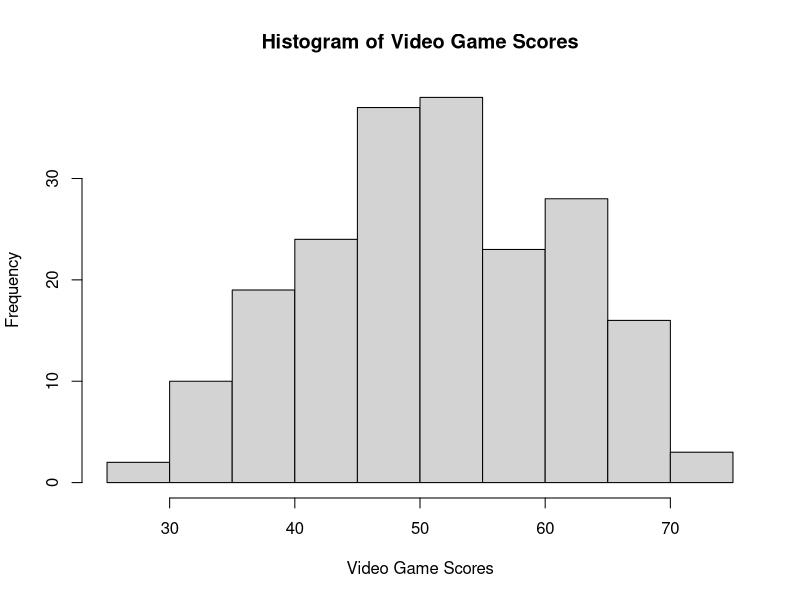
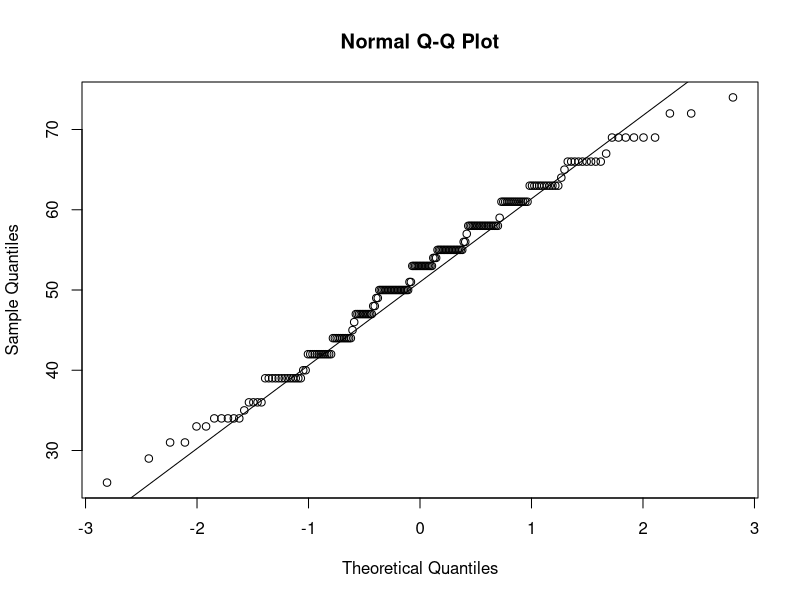

Here is the R script that generated these plots, in order:
## ---- chunk 1
# Load the data
data <- read.csv("Ice_cream.csv")

# Plot histogram
hist(data$video, main="Histogram of Video Game Scores", xlab="Video Game Scores")

# Plot Q-Q plot
qqnorm(data$video)
qqline(data$video)
## ---- chunk 2
# Calculate the mean and standard deviation of the sample
sample_mean <- mean(data$video)
sample_sd <- sd(data$video)

# Calculate the margin of error
margin_of_error <- qt(0.985, df = length(data$video) - 1) * (sample_sd / sqrt(length(data$video)))

# Construct the CI
lower_bound <- sample_mean - margin_of_error
upper_bound <- sample_mean + margin_of_error
## ---- chunk 3
# Calculate the required sample size
required_sample_size <- (qt(0.985, df = 199) * sample_sd / 3) ^ 2
## ---- chunk 4
# Bootstrap function
bootstrap_mean <- function(data, sample_size) {
  bootstrap_samples <- replicate(10000, mean(sample(data, sample_size, replace = TRUE)))
  ci_lower <- quantile(bootstrap_samples, 0.015)
  ci_upper <- quantile(bootstrap_samples, 0.985)
  return(c(ci_lower, ci_upper))
}

# Apply bootstrap function
bootstrap_ci <- bootstrap_mean(data$video, length(data$video))
## ---- chunk 5
# Perform t-test
t_test <- t.test(data$video, mu = 50, alternative = "greater")

# Print t-test results and explanation of CI
print(t_test)
## ---- chunk 6
# Perform sign test
sign_test <- binom.test(sum(data$video > 50), length(data$video), p = 0.5, alternative = "greater")

# Perform Wilcoxon signed-rank test
wilcox_test <- wilcox.test(data$video, mu = 50, alternative = "greater")

# Test for fraction of scores less than 42
binom_test <- binom.test(sum(data$video < 42), length(data$video), p = 0.25, alternative = "less")
## ---- chunk 7
# Bootstrap test function
bootstrap_test <- function(data, num_samples) {
  bootstrap_samples <- replicate(num_samples, min(sample(data, length(data), replace = TRUE)))
  p_value <- mean(bootstrap_samples < min(data) | bootstrap_samples > 100)
  return(p_value)
}

# Apply bootstrap test
p_value <- bootstrap_test(data$video, 10000)

# Apply Kolmogorov-Smirnov test
ks_test <- ks.test(data$video, "pnorm", mean = 50, sd = 10)
## ---- chunk 8
# Separate scores for male and female students
male_scores <- data$video[data$female == 0]
female_scores <- data$video[data$female == 1]

# Perform two-sample t-test
t_test_gender <- t.test(male_scores, female_scores, alternative = "greater")

# Perform Mann-Whitney test
mannwhitney_test <- wilcox.test(male_scores, female_scores, alternative = "greater")

# Perform Kolmogorov-Smirnov test
ks_test_gender <- ks.test(male_scores, female_scores)
## ---- chunk 9
# Investigate correlation
correlation <- cor(data$video, data$puzzle)

# Test if puzzle scores are higher than video game scores
wilcox_test_puzzle <- wilcox.test(data$puzzle, data$video, alternative = "greater")
